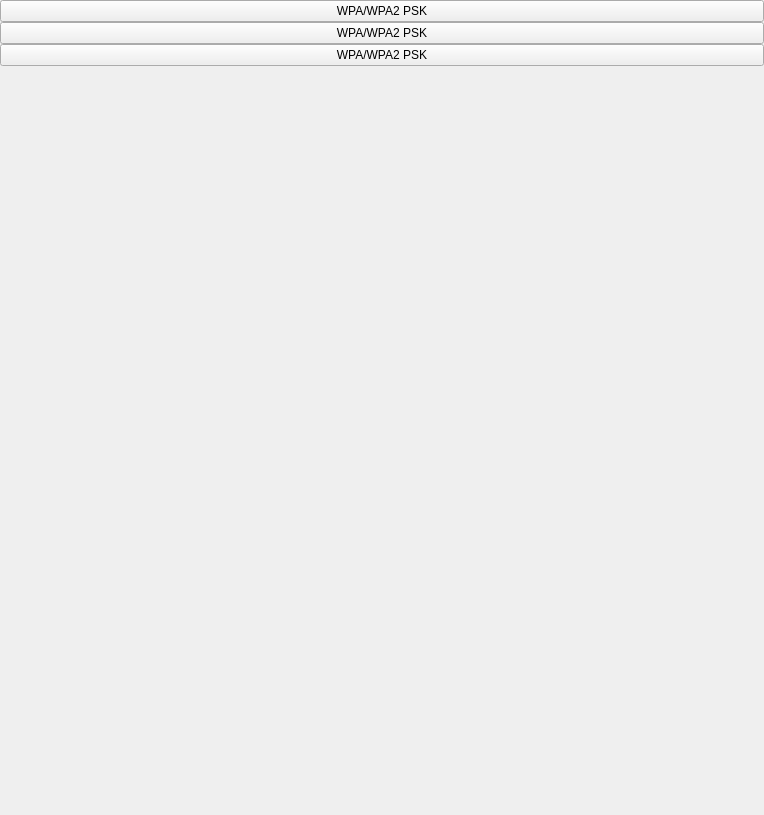
<?xml version="1.0" encoding="UTF-8"?>
<ui version="4.0">
 <class>WifiSecurityLayer</class>
 <widget class="QWidget" name="WifiSecurityLayer">
  <property name="geometry">
   <rect>
    <x>0</x>
    <y>0</y>
    <width>764</width>
    <height>815</height>
   </rect>
  </property>
  <property name="sizePolicy">
   <sizepolicy hsizetype="Expanding" vsizetype="Expanding">
    <horstretch>0</horstretch>
    <verstretch>0</verstretch>
   </sizepolicy>
  </property>
  <property name="windowTitle">
   <string>Form</string>
  </property>
  <property name="styleSheet">
   <string notr="true" />
  </property>
  <layout class="QVBoxLayout" name="verticalLayout">
   <property name="spacing">
    <number>0</number>
   </property>
   <property name="margin">
    <number>0</number>
   </property>
   <item>
    <widget class="QWidget" name="WifiSecurityLayerCont" native="true">
     <property name="sizePolicy">
      <sizepolicy hsizetype="Preferred" vsizetype="Preferred">
       <horstretch>0</horstretch>
       <verstretch>0</verstretch>
      </sizepolicy>
     </property>
     <layout class="QVBoxLayout" name="WifiSecurityLayerCont2">
      <property name="spacing">
       <number>0</number>
      </property>
      <property name="margin">
       <number>0</number>
      </property>
      <item>
       <widget class="QPushButton" name="security1Btn">
        <property name="sizePolicy">
         <sizepolicy hsizetype="Minimum" vsizetype="Minimum">
          <horstretch>0</horstretch>
          <verstretch>0</verstretch>
         </sizepolicy>
        </property>
        <property name="text">
         <string>WPA/WPA2 PSK</string>
        </property>
       </widget>
      </item>
      <item>
       <widget class="QPushButton" name="security2Btn">
        <property name="sizePolicy">
         <sizepolicy hsizetype="Minimum" vsizetype="Minimum">
          <horstretch>0</horstretch>
          <verstretch>0</verstretch>
         </sizepolicy>
        </property>
        <property name="text">
         <string>WPA/WPA2 PSK</string>
        </property>
       </widget>
      </item>
      <item>
       <widget class="QPushButton" name="security3Btn">
        <property name="sizePolicy">
         <sizepolicy hsizetype="Minimum" vsizetype="Minimum">
          <horstretch>0</horstretch>
          <verstretch>0</verstretch>
         </sizepolicy>
        </property>
        <property name="text">
         <string>WPA/WPA2 PSK</string>
        </property>
       </widget>
      </item>
     </layout>
    </widget>
   </item>
   <item>
    <spacer name="verticalSpacer">
     <property name="orientation">
      <enum>Qt::Vertical</enum>
     </property>
     <property name="sizeHint" stdset="0">
      <size>
       <width>28</width>
       <height>57</height>
      </size>
     </property>
    </spacer>
   </item>
  </layout>
 </widget>
 <resources />
 <connections />
</ui>
